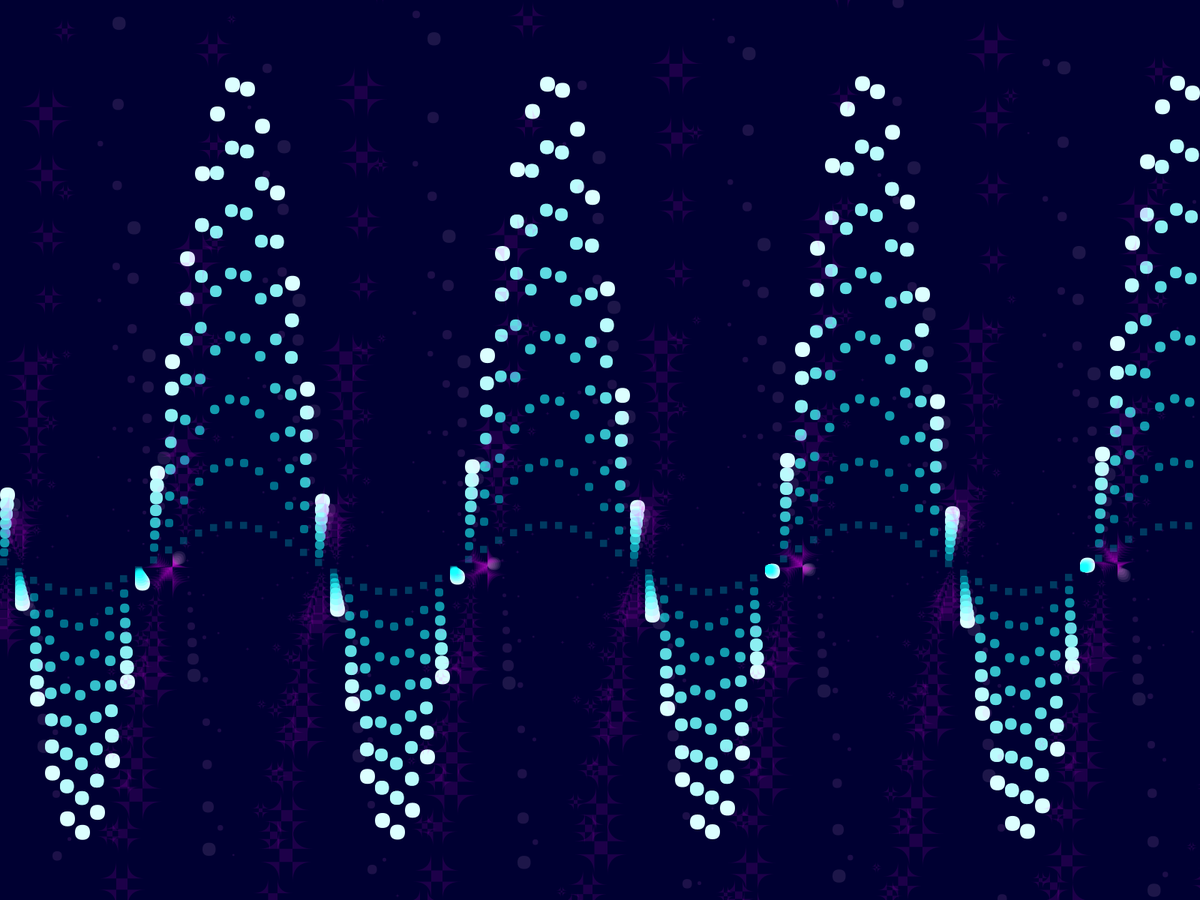
Frame 1 (no input)
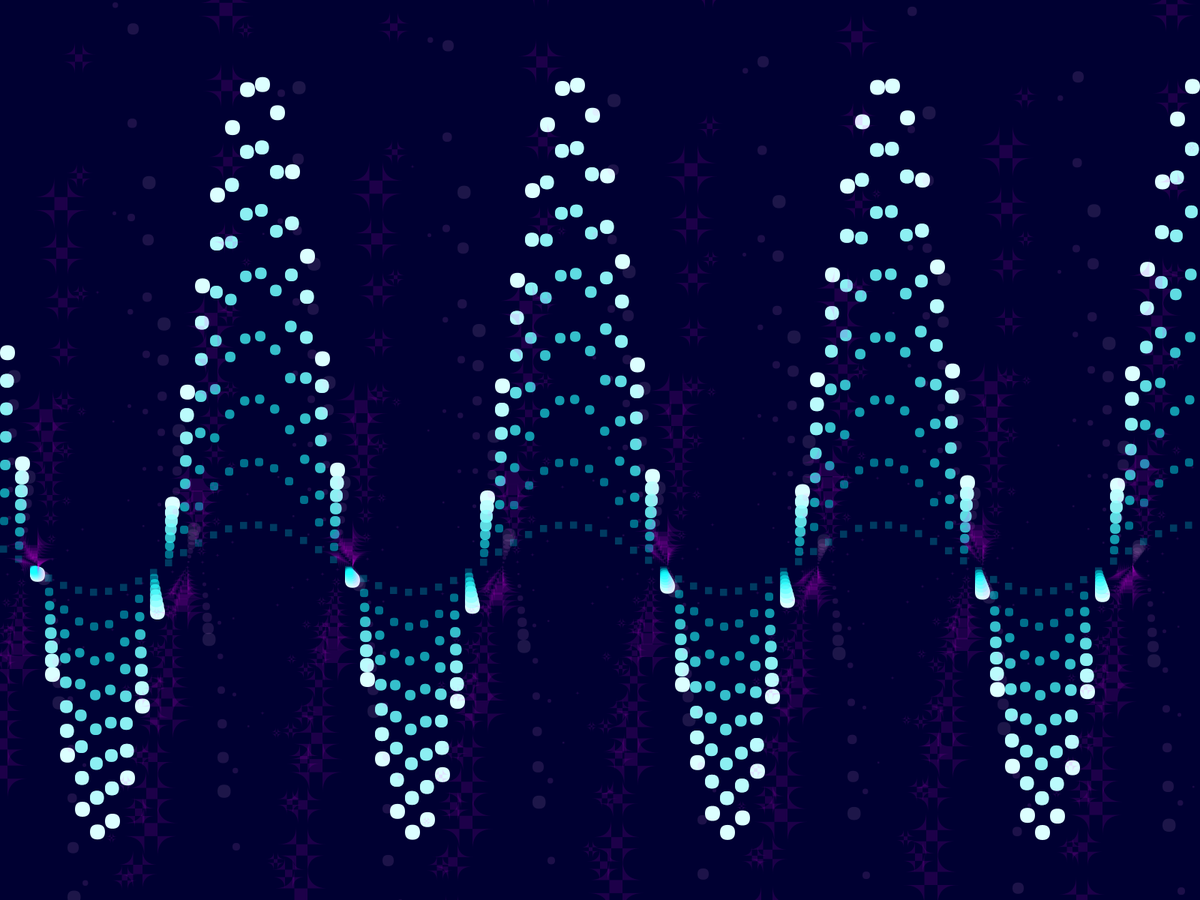
Frame 60 (the mouse pressed at the canvas centre just before this capture)
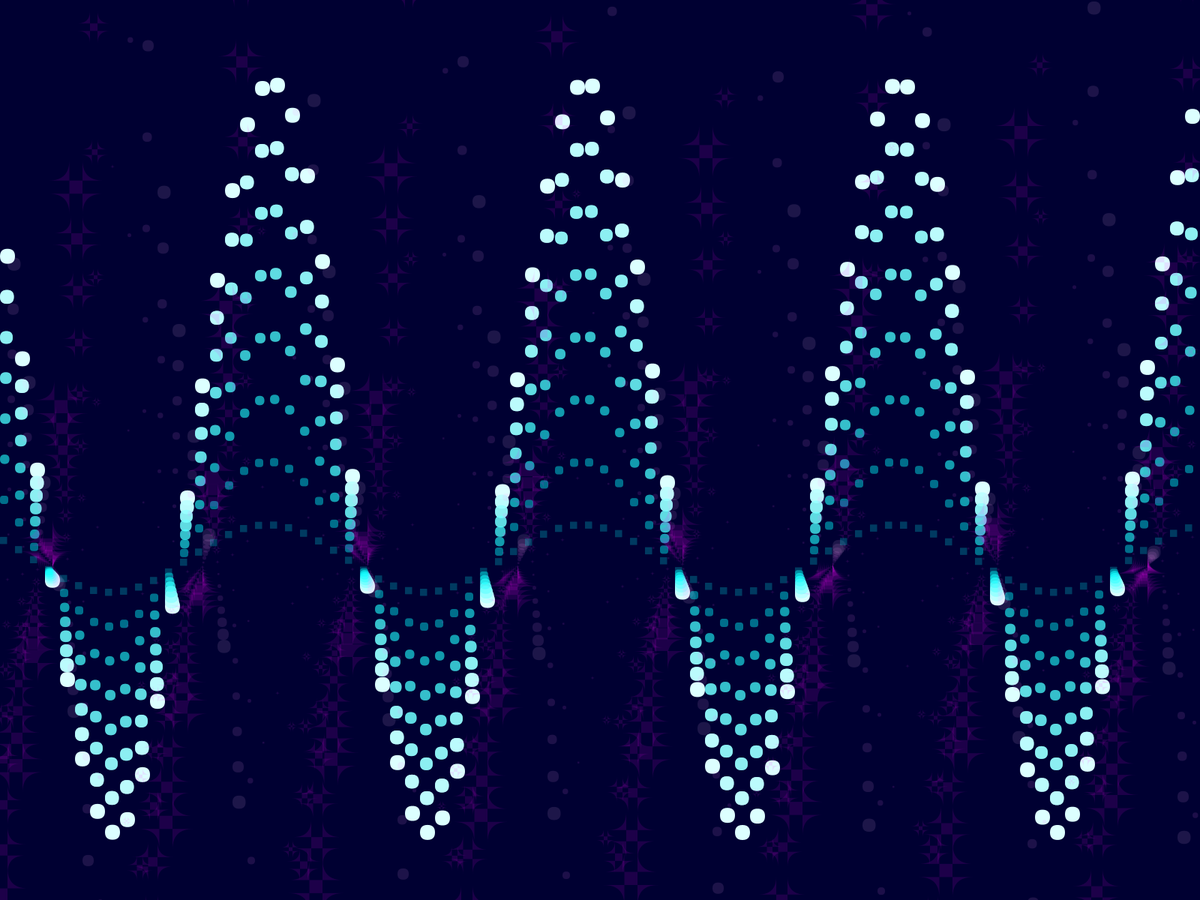
Frame 120 (the mouse held since frame 60 and released just before this capture)

The Processing sketch that drew these frames (run headless with seeded random() and noise(); from frame 60 on, the mouse is pressed at the canvas centre):

// Processing sketch: Wave
// ── Wave.pde
float freq = 10;
float amp = 500;
float w = 20;
float h = 20;
 
 
void setup() {
  fullScreen();
  noStroke();
}
 
 
void draw() {
  background(0,0,50);
  translate(0,height/2);
  fill(0, 0, 50, 40);
  rect(0, 0, width, height);
   
  for (int i = 0; i < width; i++) {
    // Middle blue
    fill(220, 255, 255, 255);
    rect(i*20, sin((frameCount+i*3)/freq)*(amp*1), w, h, 50);
     
    for (int x = 1; x < 16; x++) {
      // Top blue
      fill(230-(x*40), 255, 255, 255-(x*32));
      rect(i*20, ((x*20)) + sin((frameCount+i*3)/freq) * (amp*(1-(x*0.13))), w*(1-(x*0.075)), h*(1-(x*0.075)), 25-(x*3.5));
       
      // Bottom blue
      fill(230-(x*40), 255, 255, 255-(x*32));
      rect(i*20, ((x*20)) + sin((frameCount+i*3)/freq) * (amp*(1-(x*0.13))), w*(1-(x*0.075)), h*(1-(x*0.075)), 25-(x*3.5));
       
      // Top purple
      fill(255, 230-(x*20), 255, 15);
      rect(i*20+10, ((x*20)) + tan((frameCount+i*3)/freq) * (amp*(1-(x*0.13))), w*(1-(x*0.125)), h*(1-(x*0.125)), 25-(x*3.5));
       
      // Bottom purple
      fill(255, 200-(x*20), 255, 15);
      rect(i*20+10, ((x*20)) + tan((frameCount+i*3)/freq) * (amp*(1-(x*0.13))), w*(1-(x*0.125)), h*(1-(x*0.125)), 25-(x*3.5));
    }
  }
}
 
 
void mouseMoved() {
  //freq = 10 * (1.0-mouseX/(float)width+1);
  //amp = 50 * (1.0-mouseY/(float)height+1);
}
